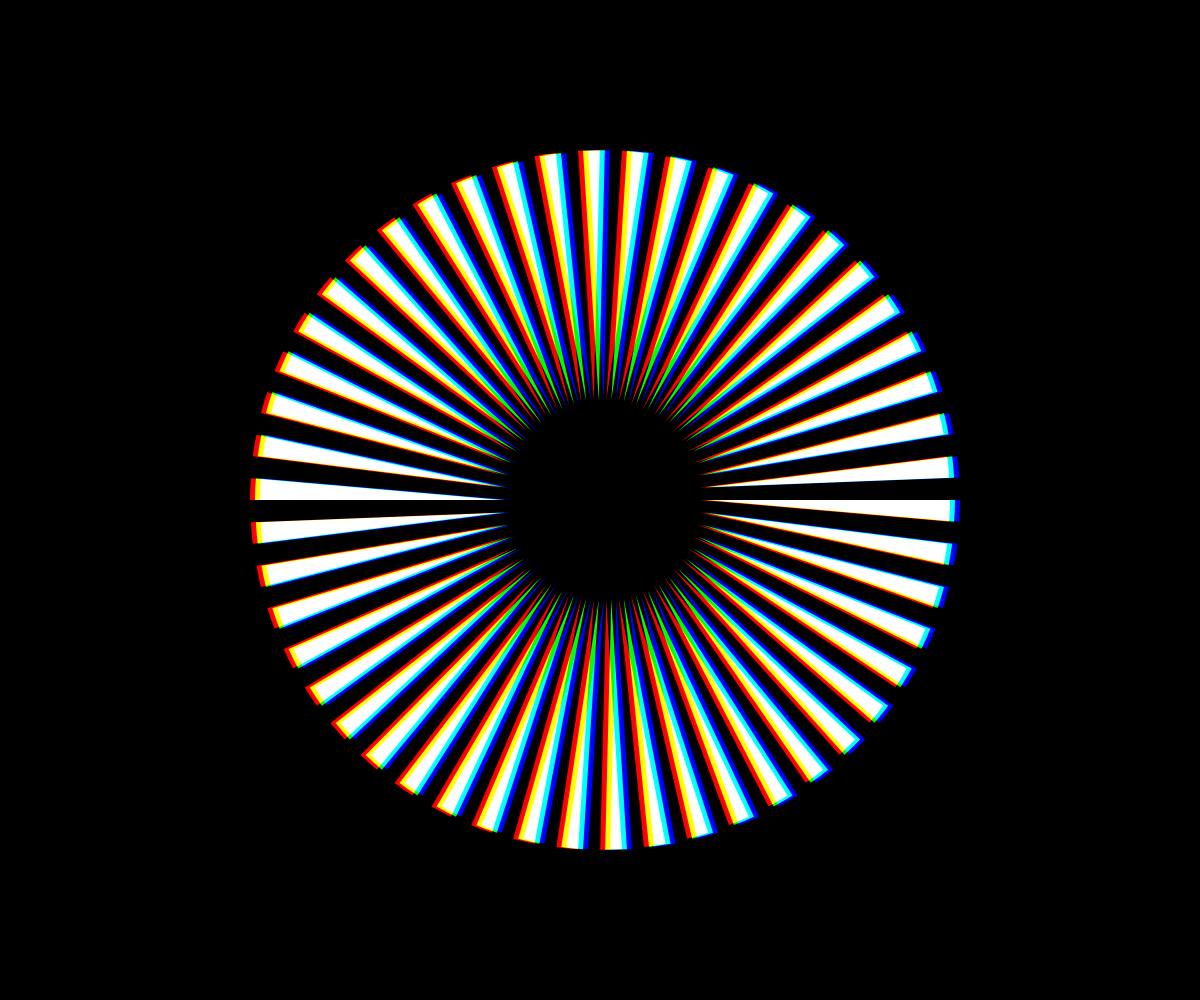
Frame 1 (no input)
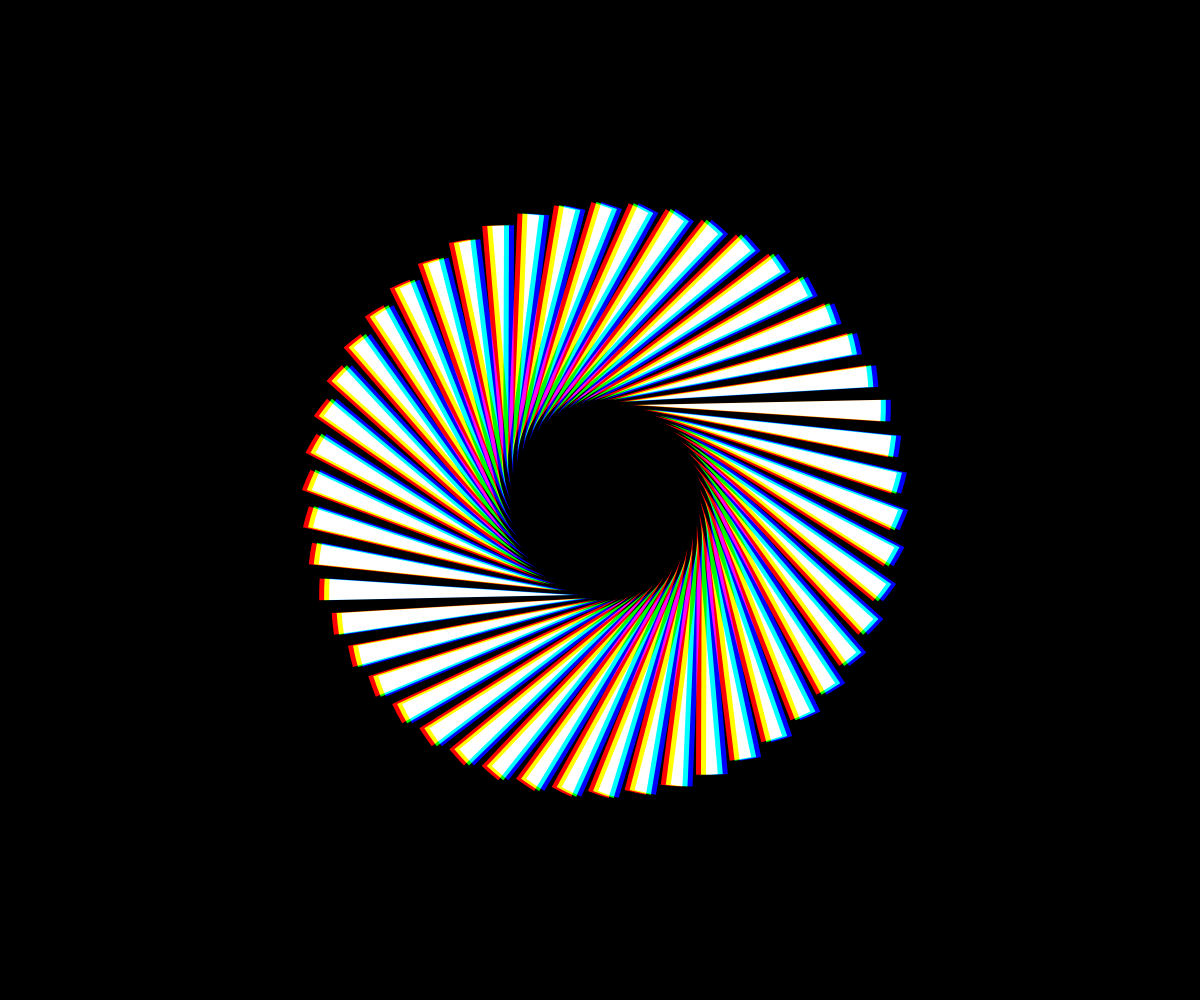
Frame 60 (no input)
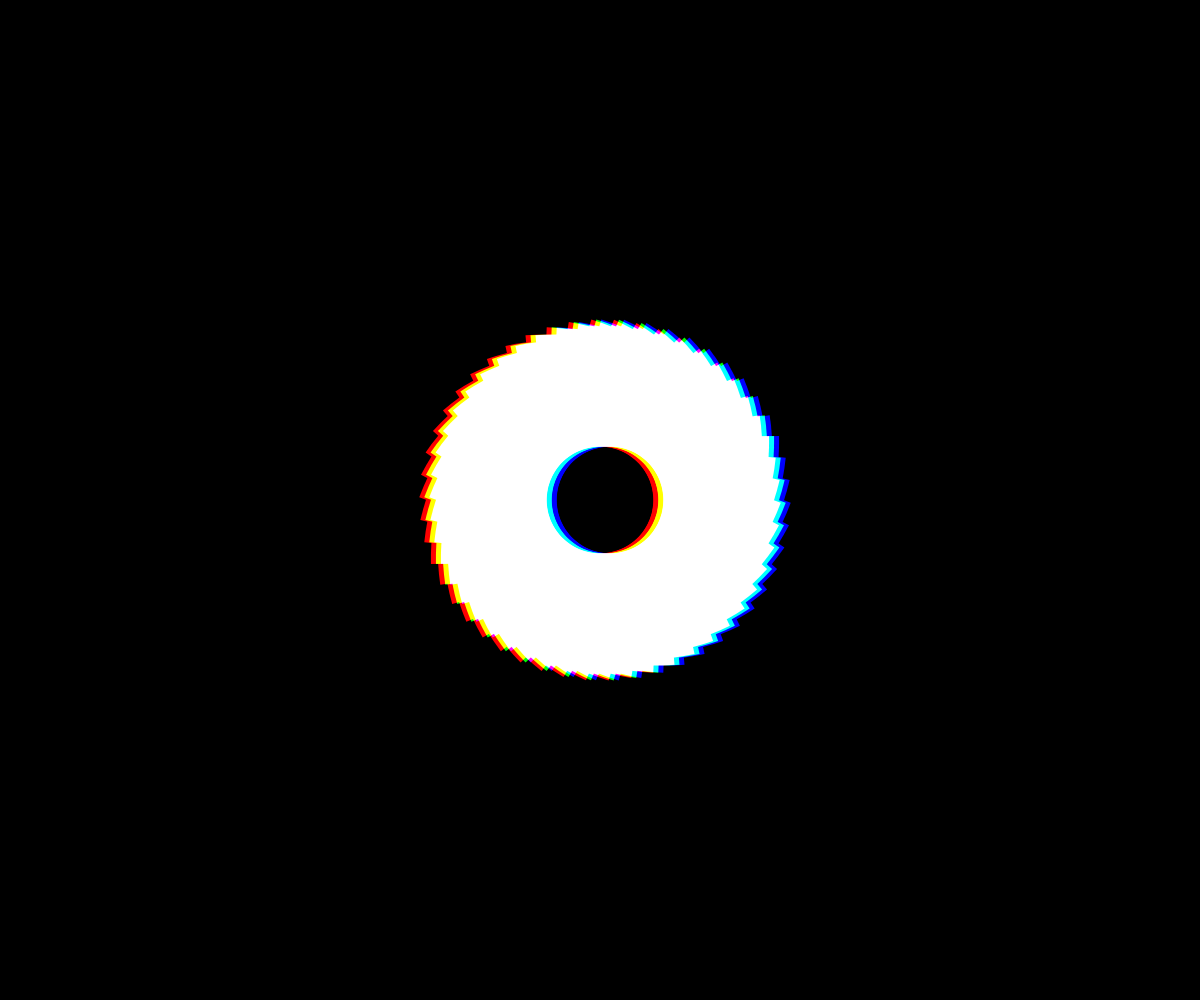
Frame 120 (the mouse pressed at the canvas centre since frame 60)

The p5.js sketch that drew these frames (run headless with seeded random() and noise() and a simulated clock; from frame 60 on, the mouse is pressed at the canvas centre):

// p5.js sketch
// ── sketch.js
// Radial Pattern 3

var frames = 300
var num = 50; // try numbers up to 50
let theta = 0;
let isLooping;
let d=100;

function setup() {
    createCanvas(windowWidth, windowHeight);
    background(0);
    stroke(255);
    noStroke();
    fill(255);
}

function draw() {
    blendMode(BLEND);
    background(0);
    blendMode(SCREEN);
    for (j=0; j < 3; j++) {
      if (j==0) fill(255, 0, 0);
      if (j==1) fill(0, 255, 0);
      if (j==2) fill(0, 0, 255);
      for (i=0; i < num; i++) {
        angle = TWO_PI/num*i;
        x = width/2 + j*5 + cos(angle)*d;
        y = height/2 + sin(angle)*d;
        push();
        translate(x, y);
        rotate(theta+angle);
        d2 = d * 5;
        arc(0, 0, d2, d2, 0, radians(5));
        pop();
      }
    }
    theta += TWO_PI/frames;
}

function togglePlay() {
    if (isLooping === false) {
        loop();
        isLooping=true;
        console.log("Start Loop");
    } else {
        noLoop();
        isLooping=false;
        console.log("Stop Loop");
    }
}

function mousePressed() {
    togglePlay();
}
